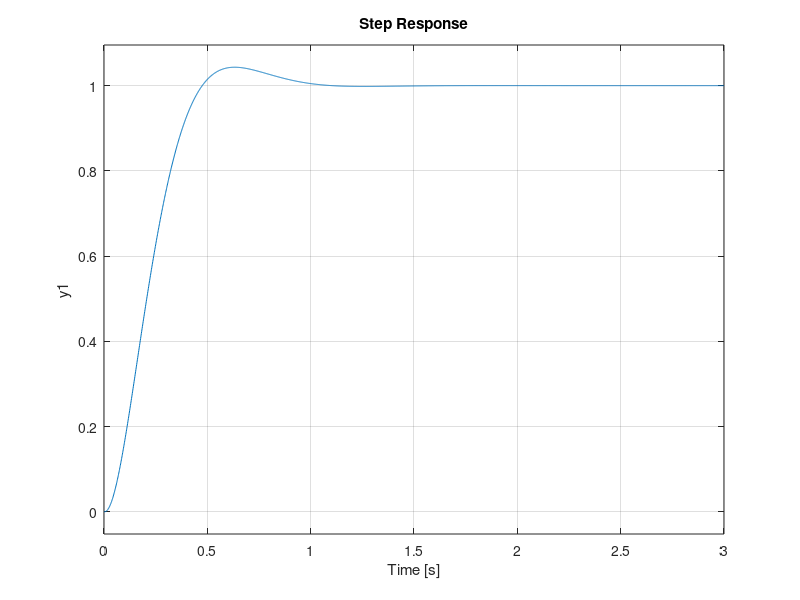

Write MATLAB code to recreate this figure.
H = zpk([], [-250, -3.9791, +3.7887], 656.3)
GC = zpk([+3.7887, -3.9791], [0, -10.2083], 19.0620)

G = feedback(GC*H, 1);
G = minreal(G)

disp(G);
step(G, 3);